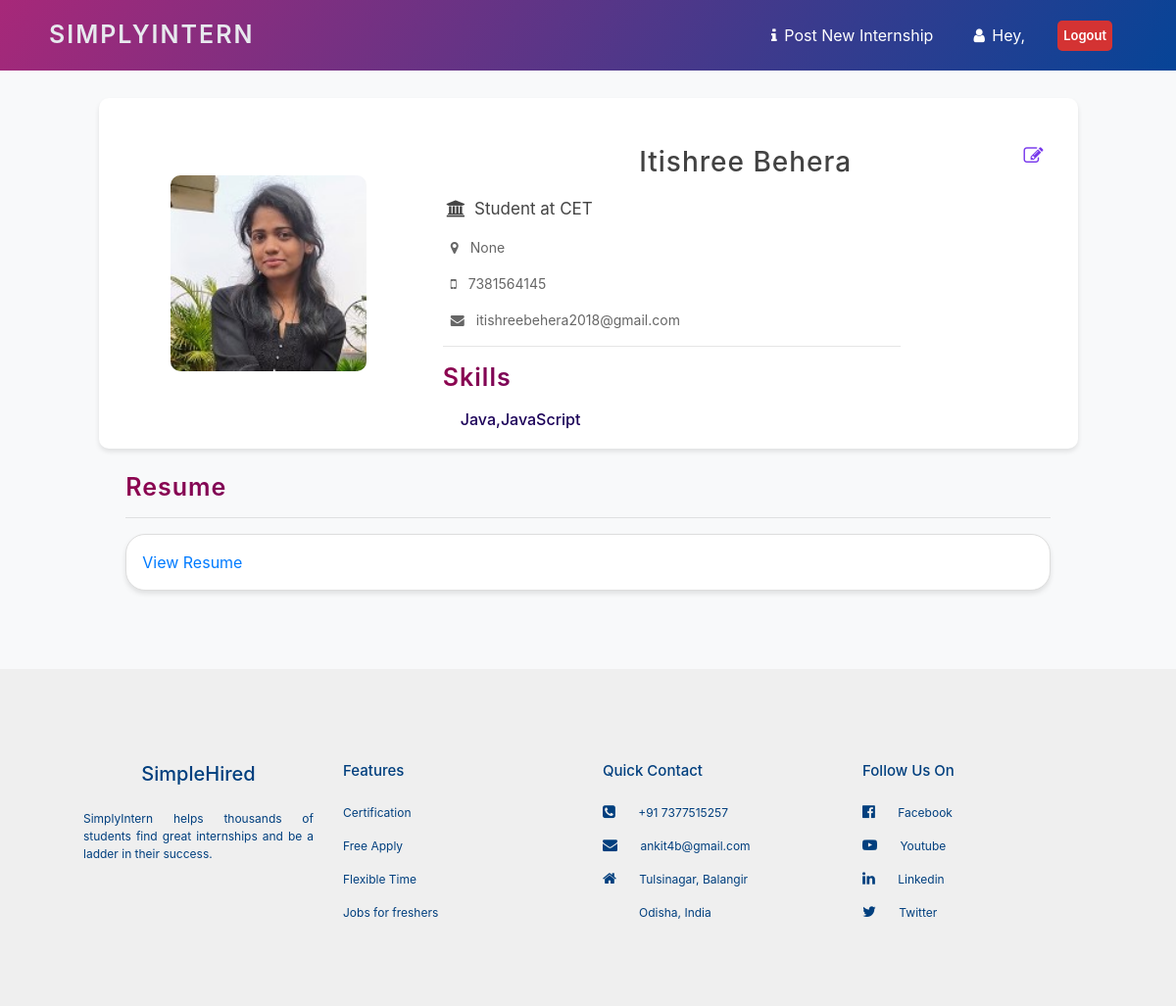
Page /cmp/student-profile/8/ on the committed database.
### student/models.py (models this page shows, shortened)
class Student(models.Model):
    objects = models.Manager()
    user = models.OneToOneField('auth.user',default="", on_delete=models.CASCADE)
    name = models.CharField(default="", max_length=128)
    email = models.EmailField()
    isStudent = models.BooleanField(default=True)
    isVerified = models.BooleanField(default=False)
    auth_token = models.CharField(default="", max_length=128)

class Resume(models.Model):
    objects = models.Manager()
    student = models.OneToOneField(Student, on_delete=models.CASCADE)
    address = models.CharField(blank=True, null=True, max_length=128)
    mob = models.CharField(blank=True, null=True, max_length=10)
    skills = models.TextField(default=" ",blank=True, null=True)
    pic = models.ImageField(upload_to="student/", blank=True, null=True)
    college = models.CharField(blank=True, null=True, max_length=128)
    grad_year = models.CharField(blank=True, null=True, max_length=10)
    cgpa = models.CharField(blank=True, null=True, max_length=5)
    resume_file = models.FileField(upload_to="student/resume/", blank=True, null=True)
    class Meta:
        db_table = ''
        managed = True
        verbose_name = 'Resume'
        verbose_name_plural = 'Resumes'

### company/views.py (the view)
# urls.py: path('student-profile/<int:std_id>/', views.std_profile, name='student-profile'),
def std_profile(request, std_id):
    std = Student.objects.get(id = std_id)
    return render(request, 'StdProfile.html', {'std': std})

### company/templates/StdProfile.html (shortened to what this page needs)
{% load static %}
<html>
    <head>
        <link rel="stylesheet" href="{% static 'css/StudentProfile.css' %}" >
         <link rel="stylesheet" href="https://maxcdn.bootstrapcdn.com/bootstrap/4.0.0/css/bootstrap.min.css">
         <link rel="stylesheet" href="https://stackpath.bootstrapcdn.com/font-awesome/4.7.0/css/font-awesome.min.css">
    </head>
    <body >
 <section
      class="py-1 fixed-top"
      style="background-image: linear-gradient(125deg, #a72879, #064497)"
    >
      <nav class="navbar navbar-expand-sm navbar-light mx-4">
        <a
          class="navbar-brand"
          href="{% url 'home' %}"
          style="
            font-size: 25px;
            font-weight: 600;
            color: #e7e9ee;
            letter-spacing: 2px;
            margin-left: 10px;
            text-transform: uppercase;
          "
          >SimplyIntern</a
        >
        <div class="collapse navbar-collapse" id="navbarSupportedContent">
          <ul class="navbar-nav ml-auto">
            <li class="nav-item">
              <a class="nav-link" href="{% url 'new-post' %}">
                <i class="fa fa-info" aria-hidden="true"></i> <span style="margin-left: 3px;">Post New Internship</span></a>
            </li>
            <li class="nav-item">
              <a class="nav-link" href="{% url 'company-profile' %}">
                <i class="fa fa-user" aria-hidden="true"></i> <span style="margin-left: 3px;">Hey, {{user.company.name}}</span></a>
            </li>
            <li class="nav-item">
              <a class="btn" href="/logout" style="padding: 5px; background-color: rgb(212, 51, 51); color: #fff; font-weight: 600; border-radius: 5px; font-size: 13px; margin-top: 5px;">
                Logout
              </a>
            </li>
          </ul>
        </div>
      </nav>
    </section>
        <div class="container"  style="margin-top: 100px;">
            <div class="row d-flex justify-content-center align-items-center" id="contact_info" >
                <div class="col-md-4 text-center">
                    <img src="/media/{{std.resume.pic}}" style="width: 200px; height: 200px; border-radius: 10px;">
                </div>
                <div class="col-md-8 pt-4">
                    <div style="margin-top: 5px;">
                        <div style="padding: 10px;">
                            <a href="profileEdit" style="text-decoration: none;"><i class="fa fa-edit" aria-hidden="true" style="float: right; font-size: 20px; color: #7737ec;"></i></a>
                            <h4 style="font-size: 28px; color: rgb(66, 66, 66); letter-spacing: 1px; margin-left: 15px; text-align: center;">
                                {{std.name}}
                            </h4>
                        </div>
                        <p style="color: #444; font-size: 17px;">
                            <i class="fa fa-university mx-1"></i> Student at {{std.resume.college}}
                        </p>
                        <p style="color: #666; font-size: 14px;">
                            <i class="fa Fa-map-marker mx-2"></i> {{std.resume.address}}
                        </p>
                        <p style="color: #666; font-size: 14px;">
                            <i class="fa Fa-mobile mx-2"></i> {{std.resume.mob}}
                        </p>
                        <p style="color: #666; font-size: 14px;">
                            <i class="fa Fa-envelope mx-2"></i> {{std.email}}
                        </p>
                    </div>
                    <hr class="w-75" />
                    <div class="w-75">
                            <h5 class="title">
                                Skills
                            </h5>
                            <div class="p-2" >
                                <div id="skills">
                                        <p style="display: inline; font-weight: 500; padding: 10px;">
                                            {{std.resume.skills}}
                                        </p>
                                </div>
                            </div>
                    </div>
                </div>
            </div>
            <div class="mt-4" style="width: 85%; margin: auto;">
                <h3 class="title">
                    Resume
                </h3>
                <hr>
                <div class="p-3" style="box-shadow: 0 3px 5px 0px rgba(0, 0, 0, 0.1); background-color: #fff; border: 1px solid #ddd; border-radius: 20px;">
                    <a href="{{ std.resume.resume_file.url }}">View Resume </a>
                </div>
            </div>
            </div>
    <section id="footer">
        <div class="container">
            <div class="row">
                <div class="col-md-3">
                    <h2>
                        SimpleHired
                    </h2>
                    <p style="text-align: justify;">
                    SimplyIntern helps thousands of students find great internships
                    and be a ladder in their success.
                    </p>
                </div>
                <div class="col-md-3">
                    <h1>
                        Features
                    </h1>
                    <p>
                        Certification
                    </p>
                    <p>
                        Free Apply
                    </p>
                    <p>
                        Flexible Time
                    </p>
                    <p>
                        Jobs for freshers
                    </p>
                </div>
                <div class="col-md-3">
                    <h1>
                        Quick Contact
                    </h1>
                    <p> <i class="fa fa-phone-square"></i>
                        +91 7377515257
                    </p>
                    <p> <i class="fa fa-envelope"></i>
                        ankit4b@gmail.com
                    </p>
                    <p> <i class="fa fa-home"></i>
                        Tulsinagar, Balangir
                    </p>
                    <p class="city">
                        Odisha, India
                    </p>
                </div>
                <div class="col-md-3">
                    <h1>
                        Follow Us On
                    </h1>
                    <p> <i class="fa fa-facebook-official"></i>
                        Facebook
                    </p>
                    <p> <i class="fa fa-youtube-play"></i>
                        Youtube
                    </p>
                    <p> <i class="fa fa-linkedin"></i>
                        Linkedin
                    </p>
                    <p> <i class="fa fa-twitter"></i>
                        Twitter
                    </p>
                </div>
            </div>
        </div>
    </section>
    </body>
    </html>

### student/static/css/StudentProfile.css (style rules this page uses)
* { padding: 0; margin: 0; }
body { padding: 0; margin: 0; font-family: 'Poppins', sans-serif; background-color: #f8f9fa !important; }
.navbar-nav li a { color: #ffffff !important; font-size: 16px; margin-right: 25px; }
#contact_info { border-radius: 10px; padding: 10px; width: 90%; margin: auto; background-color: #ffffff; box-shadow: 0 3px 5px 0px rgba(0, 0, 0, 0.1); }
.title { text-transform: capitalize; text-align: left; letter-spacing: 1px; font-size: 25px; font-weight: 600; color: #5543ca; background: linear-gradient(to right, #8d0550 0%, #18087c 100%); -webkit-background-clip: text; -webkit-text-fill-color: transparent; }
#skills p { color: rgb(27, 0, 88); }
#footer { margin-top: 80px; padding: 70px; background-color: #efefef; color: #013f7e; }
#footer h2 { font-size: 20px; text-align: center; margin-top: 25px; margin-bottom: 25px; }
#footer h1 { font-size: 15px; text-align: left; margin-top: 25px; margin-bottom: 25px; }
#footer p { font-size: 12px; text-align: left; }
#footer .city { margin-left: 37px; }
#footer .row .fa { padding-right: 20px; font-size: 15px; }

### rows in the picture
Student: resume.pic (picture), name "Itishree Behera", resume.college "CET", resume.address "None", resume.mob "7381564145", email "itishreebehera2018@gmail.com", resume.skills "Java,JavaScript"
